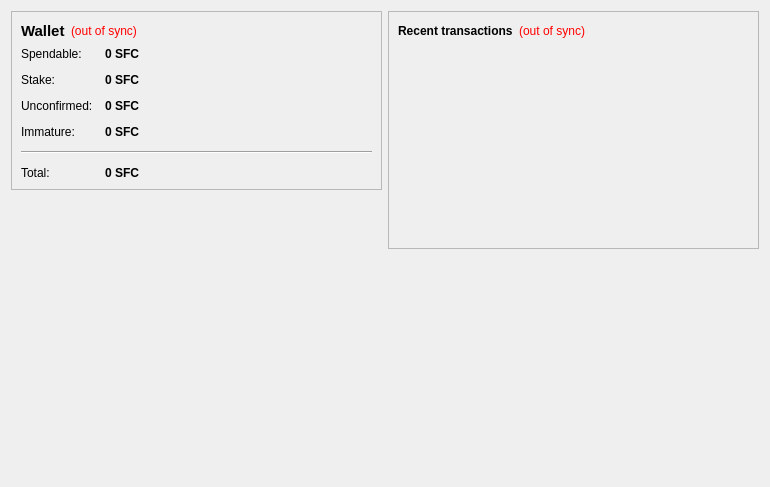
<?xml version="1.0" encoding="UTF-8"?>
<ui version="4.0">
 <class>OverviewPage</class>
 <widget class="QWidget" name="OverviewPage">
  <property name="geometry">
   <rect>
    <x>0</x>
    <y>0</y>
    <width>770</width>
    <height>487</height>
   </rect>
  </property>
  <property name="windowTitle">
   <string>Form</string>
  </property>
  <layout class="QHBoxLayout" name="horizontalLayout" stretch="1,1">
   <item>
    <layout class="QVBoxLayout" name="verticalLayout_2">
     <item>
      <widget class="QFrame" name="frame">
       <property name="frameShape">
        <enum>QFrame::StyledPanel</enum>
       </property>
       <property name="frameShadow">
        <enum>QFrame::Raised</enum>
       </property>
       <layout class="QVBoxLayout" name="verticalLayout_4">
        <item>
         <layout class="QHBoxLayout" name="horizontalLayout_4">
          <item>
           <widget class="QLabel" name="label_5">
            <property name="font">
             <font>
              <pointsize>11</pointsize>
              <weight>75</weight>
              <bold>true</bold>
             </font>
            </property>
            <property name="text">
             <string>Wallet</string>
            </property>
           </widget>
          </item>
          <item>
           <widget class="QLabel" name="labelWalletStatus">
            <property name="toolTip">
             <string>The displayed information may be out of date. Your wallet automatically synchronizes with the SafeCoin network after a connection is established, but this process has not completed yet.</string>
            </property>
            <property name="styleSheet">
             <string notr="true">QLabel { color: red; }</string>
            </property>
            <property name="text">
             <string notr="true">(out of sync)</string>
            </property>
            <property name="alignment">
             <set>Qt::AlignLeading|Qt::AlignLeft|Qt::AlignVCenter</set>
            </property>
           </widget>
          </item>
          <item>
           <spacer name="horizontalSpacer_2">
            <property name="orientation">
             <enum>Qt::Horizontal</enum>
            </property>
            <property name="sizeHint" stdset="0">
             <size>
              <width>40</width>
              <height>20</height>
             </size>
            </property>
           </spacer>
          </item>
         </layout>
        </item>
        <item>
         <layout class="QFormLayout" name="formLayout_2">
          <property name="fieldGrowthPolicy">
           <enum>QFormLayout::AllNonFixedFieldsGrow</enum>
          </property>
          <property name="horizontalSpacing">
           <number>12</number>
          </property>
          <property name="verticalSpacing">
           <number>12</number>
          </property>
          <item row="0" column="0">
           <widget class="QLabel" name="label">
            <property name="text">
             <string>Spendable:</string>
            </property>
           </widget>
          </item>
          <item row="0" column="1">
           <widget class="QLabel" name="labelBalance">
            <property name="font">
             <font>
              <weight>75</weight>
              <bold>true</bold>
             </font>
            </property>
            <property name="cursor">
             <cursorShape>IBeamCursor</cursorShape>
            </property>
            <property name="toolTip">
             <string>Your current spendable balance</string>
            </property>
            <property name="text">
             <string notr="true">0 SFC</string>
            </property>
            <property name="textInteractionFlags">
             <set>Qt::LinksAccessibleByMouse|Qt::TextSelectableByKeyboard|Qt::TextSelectableByMouse</set>
            </property>
           </widget>
          </item>
          <item row="1" column="0">
           <widget class="QLabel" name="label_6">
            <property name="text">
             <string>Stake:</string>
            </property>
           </widget>
          </item>
          <item row="1" column="1">
           <widget class="QLabel" name="labelStake">
            <property name="font">
             <font>
              <weight>75</weight>
              <bold>true</bold>
             </font>
            </property>
            <property name="cursor">
             <cursorShape>IBeamCursor</cursorShape>
            </property>
            <property name="toolTip">
             <string>Total of coins that was staked, and do not yet count toward the current balance</string>
            </property>
            <property name="text">
             <string notr="true">0 SFC</string>
            </property>
            <property name="textInteractionFlags">
             <set>Qt::LinksAccessibleByMouse|Qt::TextSelectableByKeyboard|Qt::TextSelectableByMouse</set>
            </property>
           </widget>
          </item>
          <item row="2" column="0">
           <widget class="QLabel" name="label_3">
            <property name="text">
             <string>Unconfirmed:</string>
            </property>
           </widget>
          </item>
          <item row="2" column="1">
           <widget class="QLabel" name="labelUnconfirmed">
            <property name="font">
             <font>
              <weight>75</weight>
              <bold>true</bold>
             </font>
            </property>
            <property name="cursor">
             <cursorShape>IBeamCursor</cursorShape>
            </property>
            <property name="toolTip">
             <string>Total of transactions that have yet to be confirmed, and do not yet count toward the current balance</string>
            </property>
            <property name="text">
             <string notr="true">0 SFC</string>
            </property>
            <property name="textInteractionFlags">
             <set>Qt::LinksAccessibleByMouse|Qt::TextSelectableByKeyboard|Qt::TextSelectableByMouse</set>
            </property>
           </widget>
          </item>
          <item row="3" column="0">
           <widget class="QLabel" name="labelImmatureText">
            <property name="text">
             <string>Immature:</string>
            </property>
           </widget>
          </item>
          <item row="3" column="1">
           <widget class="QLabel" name="labelImmature">
            <property name="font">
             <font>
              <weight>75</weight>
              <bold>true</bold>
             </font>
            </property>
            <property name="toolTip">
             <string>Mined balance that has not yet matured</string>
            </property>
            <property name="text">
             <string notr="true">0 SFC</string>
            </property>
            <property name="textInteractionFlags">
             <set>Qt::LinksAccessibleByMouse|Qt::TextSelectableByKeyboard|Qt::TextSelectableByMouse</set>
            </property>
           </widget>
          </item>
          <item row="4" column="0" colspan="2">
           <widget class="Line" name="line">
            <property name="orientation">
             <enum>Qt::Horizontal</enum>
            </property>
           </widget>
          </item>
          <item row="5" column="0">
           <widget class="QLabel" name="labelTotalText">
            <property name="text">
             <string>Total:</string>
            </property>
           </widget>
          </item>
          <item row="5" column="1">
           <widget class="QLabel" name="labelTotal">
            <property name="font">
             <font>
              <weight>75</weight>
              <bold>true</bold>
             </font>
            </property>
            <property name="cursor">
             <cursorShape>IBeamCursor</cursorShape>
            </property>
            <property name="toolTip">
             <string>Your current total balance</string>
            </property>
            <property name="text">
             <string notr="true">0 SFC</string>
            </property>
            <property name="textInteractionFlags">
             <set>Qt::LinksAccessibleByMouse|Qt::TextSelectableByKeyboard|Qt::TextSelectableByMouse</set>
            </property>
           </widget>
          </item>
         </layout>
        </item>
       </layout>
      </widget>
     </item>
     <item>
      <spacer name="verticalSpacer">
       <property name="orientation">
        <enum>Qt::Vertical</enum>
       </property>
       <property name="sizeHint" stdset="0">
        <size>
         <width>20</width>
         <height>40</height>
        </size>
       </property>
      </spacer>
     </item>
     <item>
      <widget class="QLabel" name="label_2">
       <property name="autoFillBackground">
        <bool>true</bool>
       </property>
       <property name="text">
        <string/>
       </property>
       <property name="pixmap">
        <pixmap resource="../bitcoin.qrc">:/icons/drmbg</pixmap>
       </property>
       <property name="scaledContents">
        <bool>false</bool>
       </property>
       <property name="margin">
        <number>0</number>
       </property>
      </widget>
     </item>
    </layout>
   </item>
   <item>
    <layout class="QVBoxLayout" name="verticalLayout_3">
     <item>
      <widget class="QFrame" name="frame_2">
       <property name="frameShape">
        <enum>QFrame::StyledPanel</enum>
       </property>
       <property name="frameShadow">
        <enum>QFrame::Raised</enum>
       </property>
       <layout class="QVBoxLayout" name="verticalLayout">
        <item>
         <layout class="QHBoxLayout" name="horizontalLayout_2">
          <item>
           <widget class="QLabel" name="label_4">
            <property name="text">
             <string>&lt;b&gt;Recent transactions&lt;/b&gt;</string>
            </property>
           </widget>
          </item>
          <item>
           <widget class="QLabel" name="labelTransactionsStatus">
            <property name="toolTip">
             <string>The displayed information may be out of date. Your wallet automatically synchronizes with the SafeCoin network after a connection is established, but this process has not completed yet.</string>
            </property>
            <property name="styleSheet">
             <string notr="true">QLabel { color: red; }</string>
            </property>
            <property name="text">
             <string notr="true">(out of sync)</string>
            </property>
            <property name="alignment">
             <set>Qt::AlignRight|Qt::AlignTrailing|Qt::AlignVCenter</set>
            </property>
           </widget>
          </item>
          <item>
           <spacer name="horizontalSpacer">
            <property name="orientation">
             <enum>Qt::Horizontal</enum>
            </property>
            <property name="sizeHint" stdset="0">
             <size>
              <width>40</width>
              <height>20</height>
             </size>
            </property>
           </spacer>
          </item>
         </layout>
        </item>
        <item>
         <widget class="QListView" name="listTransactions">
          <property name="styleSheet">
           <string notr="true">QListView { background: transparent; }</string>
          </property>
          <property name="frameShape">
           <enum>QFrame::NoFrame</enum>
          </property>
          <property name="verticalScrollBarPolicy">
           <enum>Qt::ScrollBarAlwaysOff</enum>
          </property>
          <property name="horizontalScrollBarPolicy">
           <enum>Qt::ScrollBarAlwaysOff</enum>
          </property>
          <property name="selectionMode">
           <enum>QAbstractItemView::NoSelection</enum>
          </property>
         </widget>
        </item>
       </layout>
      </widget>
     </item>
     <item>
      <spacer name="verticalSpacer_2">
       <property name="orientation">
        <enum>Qt::Vertical</enum>
       </property>
       <property name="sizeHint" stdset="0">
        <size>
         <width>20</width>
         <height>40</height>
        </size>
       </property>
      </spacer>
     </item>
    </layout>
   </item>
  </layout>
 </widget>
 <resources/>
 <connections/>
</ui>
